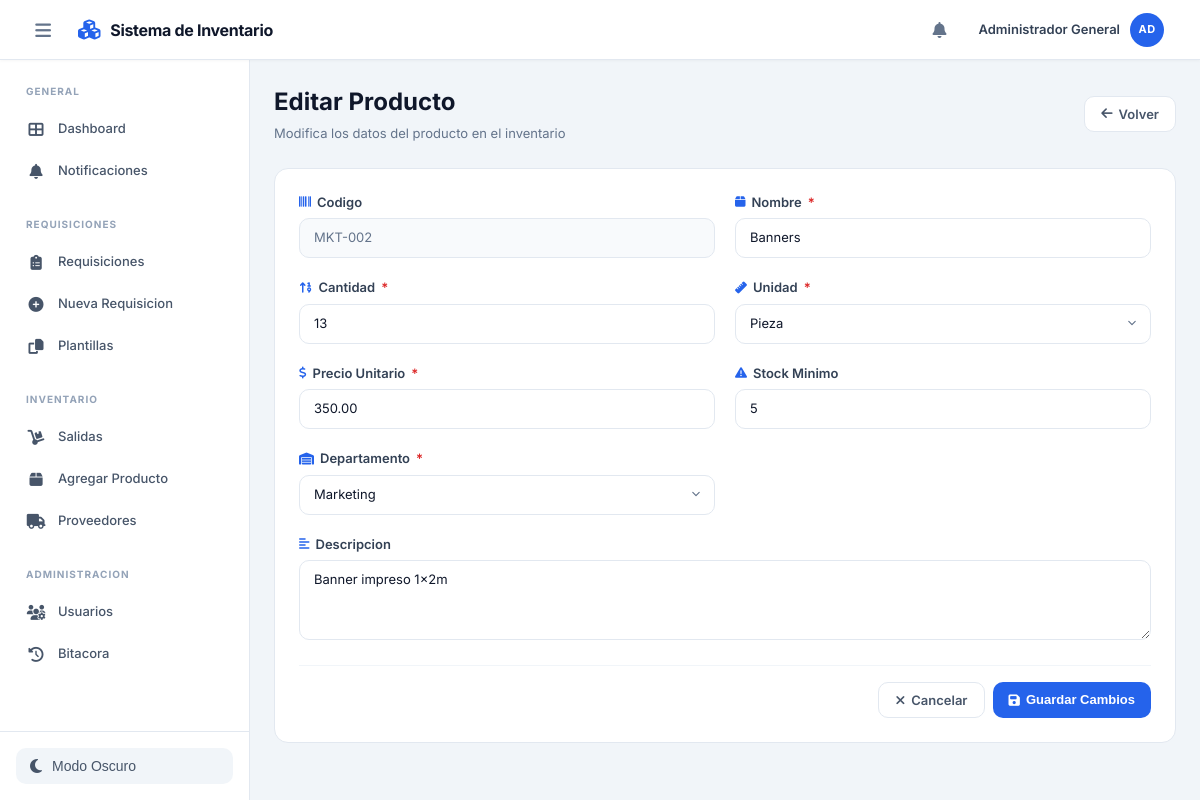
Screenshot of /editar-producto.php?id=30 (signed in) with the database file from the repository.
### tables this page shows
CREATE TABLE inventario (
    id INT PRIMARY KEY AUTO_INCREMENT,
    codigo VARCHAR(50) NOT NULL,
    nombre VARCHAR(200) NOT NULL,
    descripcion TEXT,
    sub_almacen_id INT NOT NULL,
    cantidad INT NOT NULL DEFAULT 0,
    unidad VARCHAR(50) NOT NULL,
    precio_unitario DECIMAL(10,2),
    stock_minimo INT DEFAULT 10,
    activo TINYINT(1) DEFAULT 1,
    created_at TIMESTAMP DEFAULT CURRENT_TIMESTAMP,
    updated_at TIMESTAMP DEFAULT CURRENT_TIMESTAMP ON UPDATE CURRENT_TIMESTAMP,
    UNIQUE KEY unique_codigo_almacen (codigo, sub_almacen_id),
    FOREIGN KEY (sub_almacen_id) REFERENCES sub_almacenes(id)
);

CREATE TABLE sub_almacenes (
    id INT PRIMARY KEY AUTO_INCREMENT,
    nombre VARCHAR(100) NOT NULL,
    descripcion TEXT,
    created_at TIMESTAMP DEFAULT CURRENT_TIMESTAMP
);

### editar-producto.php (called while the page is built, shortened)
<?php
require_once 'config/database.php';
require_once 'models/Producto.php';
require_once 'models/SubAlmacen.php';
$producto_id = $_GET['id'] ?? null;
$productoModel = new Producto();
$producto = $productoModel->obtenerPorId($producto_id);
$subAlmacenModel = new SubAlmacen(getConnection());
$sub_almacenes = $subAlmacenModel->obtenerTodos();
require_once 'views/editar-producto.view.php';

### config/database.php (called while the page is built, shortened)
<?php
function getConnection() {
    if ($GLOBALS['db_connection'] !== null && $GLOBALS['db_connection']->ping()) {
        return $GLOBALS['db_connection'];
    }
    $conn = new mysqli(DB_HOST, DB_USER, DB_PASS, DB_NAME);
    $conn->set_charset("utf8");
    return $conn;
}

### models/Producto.php (called while the page is built, shortened)
<?php
class Producto {
    private $conn;
    public function __construct() {
        $this->conn = getConnection();
    }
    public function obtenerPorId($producto_id) {
        $sql = "SELECT i.*, s.nombre as sub_almacen_nombre
                FROM inventario i
                LEFT JOIN sub_almacenes s ON i.sub_almacen_id = s.id
                WHERE i.id = ?";
        $stmt = $this->conn->prepare($sql);
        $stmt->bind_param("i", $producto_id);
        $stmt->execute();
        $result = $stmt->get_result();
        $producto = $result->fetch_assoc();
        return $producto;
    }
}

### models/SubAlmacen.php (called while the page is built, shortened)
<?php
class SubAlmacen {
    private $conn;
    public function __construct() {
        $this->conn = getConnection();
    }
    public function obtenerTodos() {
        $sql = "SELECT * FROM sub_almacenes ORDER BY nombre";
        $result = $this->conn->query($sql);
        $almacenes = [];
        if ($result->num_rows > 0) {
            while($row = $result->fetch_assoc()) {
                $almacenes[] = $row;
            }
        }
        return $almacenes;
    }
}
?>

### views/editar-producto.view.php (the view, shortened to what this page needs)
<?php require 'includes/header.php'; ?>
<main class="main-content">
    <div style="display: flex; justify-content: space-between; align-items: center; margin-bottom: 1.5rem;">
        <div>
            <h1 style="margin: 0 0 4px 0; font-size: 1.5rem; font-weight: 700; color: var(--gray-900);">Editar Producto</h1>
            <p style="margin: 0; color: var(--text-muted); font-size: 0.8125rem;">Modifica los datos del producto en el inventario</p>
        </div>
        <a href="index.php" class="btn btn-secondary" style="display: inline-flex; align-items: center; gap: 6px;">
            <i class="fas fa-arrow-left"></i> Volver
        </a>
    </div>
    <div class="card">
        <form method="POST" action="">
            <div style="display: grid; grid-template-columns: repeat(auto-fit, minmax(280px, 1fr)); gap: 1.25rem; margin-bottom: 1.25rem;">
                <div>
                    <label style="display: flex; align-items: center; gap: 6px; color: var(--gray-700); font-weight: 600; margin-bottom: 6px; font-size: 0.8125rem;">
                        <i class="fas fa-barcode" style="color: var(--primary); font-size: 0.75rem;"></i> Codigo
                    </label>
                    <input type="text" value="<?php echo htmlspecialchars($producto['codigo']); ?>" readonly class="form-input" style="background: var(--gray-50); cursor: not-allowed; color: var(--text-muted);">
                </div>
                <div>
                    <label style="display: flex; align-items: center; gap: 6px; color: var(--gray-700); font-weight: 600; margin-bottom: 6px; font-size: 0.8125rem;">
                        <i class="fas fa-box" style="color: var(--primary); font-size: 0.75rem;"></i> Nombre <span style="color: var(--danger);">*</span>
                    </label>
                    <input type="text" name="nombre" value="<?php echo htmlspecialchars($producto['nombre']); ?>" required class="form-input">
                </div>
                <div>
                    <label style="display: flex; align-items: center; gap: 6px; color: var(--gray-700); font-weight: 600; margin-bottom: 6px; font-size: 0.8125rem;">
                        <i class="fas fa-sort-numeric-up" style="color: var(--primary); font-size: 0.75rem;"></i> Cantidad <span style="color: var(--danger);">*</span>
                    </label>
                    <input type="number" name="cantidad" value="<?php echo intval($producto['cantidad']); ?>" min="0" step="1" required class="form-input">
                </div>
                <div>
                    <label style="display: flex; align-items: center; gap: 6px; color: var(--gray-700); font-weight: 600; margin-bottom: 6px; font-size: 0.8125rem;">
                        <i class="fas fa-ruler" style="color: var(--primary); font-size: 0.75rem;"></i> Unidad <span style="color: var(--danger);">*</span>
                    </label>
                    <select name="unidad" required class="form-input">
                        <?php
                        $unidades = ['pieza','unidad','caja','paquete','bolsa','rollo','metro','litro','galon','kilogramo','gramo','juego','par','docena','millar','tonelada','cubeta','bote','lata','botella','garrafon','servicio'];
                        foreach ($unidades as $u): ?>
                            <option value="<?php echo $u; ?>" <?php echo ($producto['unidad'] == $u) ? 'selected' : ''; ?>><?php echo ucfirst($u); ?></option>
                        <?php endforeach; ?>
                    </select>
                </div>
                <div>
                    <label style="display: flex; align-items: center; gap: 6px; color: var(--gray-700); font-weight: 600; margin-bottom: 6px; font-size: 0.8125rem;">
                        <i class="fas fa-dollar-sign" style="color: var(--primary); font-size: 0.75rem;"></i> Precio Unitario <span style="color: var(--danger);">*</span>
                    </label>
                    <input type="number" name="precio_unitario" value="<?php echo $producto['precio_unitario']; ?>" step="0.01" min="0" required class="form-input">
                </div>
                <div>
                    <label style="display: flex; align-items: center; gap: 6px; color: var(--gray-700); font-weight: 600; margin-bottom: 6px; font-size: 0.8125rem;">
                        <i class="fas fa-exclamation-triangle" style="color: var(--primary); font-size: 0.75rem;"></i> Stock Minimo
                    </label>
                    <input type="number" name="stock_minimo" value="<?php echo $producto['stock_minimo']; ?>" min="0" step="1" class="form-input">
                </div>
                <div>
                    <label style="display: flex; align-items: center; gap: 6px; color: var(--gray-700); font-weight: 600; margin-bottom: 6px; font-size: 0.8125rem;">
                        <i class="fas fa-warehouse" style="color: var(--primary); font-size: 0.75rem;"></i> Departamento <span style="color: var(--danger);">*</span>
                    </label>
                    <select name="sub_almacen_id" required class="form-input">
                        <?php foreach ($sub_almacenes as $almacen): ?>
                            <option value="<?php echo $almacen['id']; ?>" <?php echo ($producto['sub_almacen_id'] == $almacen['id']) ? 'selected' : ''; ?>>
                                <?php echo htmlspecialchars($almacen['nombre']); ?>
                            </option>
                        <?php endforeach; ?>
                    </select>
                </div>
            </div>
            <div style="margin-bottom: 1.25rem;">
                <label style="display: flex; align-items: center; gap: 6px; color: var(--gray-700); font-weight: 600; margin-bottom: 6px; font-size: 0.8125rem;">
                    <i class="fas fa-align-left" style="color: var(--primary); font-size: 0.75rem;"></i> Descripcion
                </label>
                <textarea name="descripcion" rows="3" placeholder="Descripcion del producto (opcional)" class="form-input" style="resize: vertical;"><?php echo htmlspecialchars($producto['descripcion']); ?></textarea>
            </div>
            <div style="display: flex; gap: 8px; justify-content: flex-end; padding-top: 1rem; border-top: 1px solid var(--gray-100);">
                <a href="index.php" class="btn btn-secondary">
                    <i class="fas fa-times"></i> Cancelar
                </a>
                <button type="submit" class="btn btn-primary">
                    <i class="fas fa-save"></i> Guardar Cambios
                </button>
            </div>
        </form>
    </div>
</main>
<?php require 'includes/footer.php'; ?>

### styles.css (style rules this page uses)
* { margin: 0; padding: 0; box-sizing: border-box; }
:root { --primary: #2563eb; --primary-hover: #1d4ed8; --primary-light: #eff6ff; --primary-50: #eff6ff; --primary-100: #dbeafe; --primary-200: #bfdbfe; --primary-600: #2563eb; --primary-700: #1d4ed8; --success: #059669; --success-light: #ecfdf5; --success-dark: #047857; --warning: #d97706; --warning-light: #fffbeb; --danger: #dc2626; --danger-light: #fef2f2; --info: #0891b2; --info-light: #ecfeff; --white: #ffffff; --gray-50: #f8fafc; --gray-100: #f1f5f9; --gray-200: #e2e8f0; --gray-300: #cbd5e1; --gray-400: #94a3b8; --gray-500: #64748b; --gray-600: #475569; --gray-700: #334155; --gray-800: #1e293b; --gray-900: #0f172a; --text-primary: #0f172a; --text-secondary: #475569; --text-muted: #64748b; --text-light: #94a3b8; --background: #f1f5f9; --card-bg: #ffffff; --border-color: #e2e8f0; --radius-sm: 8px; --radius-md: 10px; --radius-lg: 14px; --radius-xl: 20px; --radius-full: 9999px; --shadow-xs: 0 1px 2px rgba(0, 0, 0, 0.04); --shadow-sm: 0 1px 3px rgba(0, 0, 0, 0.06), 0 1px 2px rgba(0, 0, 0, 0.04); --shadow-md: 0 4px 6px -1px rgba(0, 0, 0, 0.07), 0 2px 4px -2px rgba(0, 0, 0, 0.04); --shadow-lg: 0 10px 25px -5px rgba(0, 0, 0, 0.08), 0 8px 10px -6px rgba(0, 0, 0, 0.03); --shadow-card: 0 1px 3px rgba(0,0,0,0.04), 0 1px 2px rgba(0,0,0,0.06); --shadow-card-hover: 0 10px 30px -5px rgba(37, 99, 235, 0.15), 0 4px 6px -4px rgba(0,0,0,0.05); --transition: all 0.2s ease; --transition-fast: all 0.15s ease; }
body { font-family: "Inter", -apple-system, BlinkMacSystemFont, "Segoe UI", Roboto, sans-serif; background: var(--background); color: var(--text-primary); line-height: 1.5; font-size: 14px; min-height: 100vh; -webkit-font-smoothing: antialiased; }
.main-content { flex: 1; padding: 1.5rem; overflow-y: auto; background: var(--background); }
.btn { display: inline-flex; align-items: center; gap: 0.375rem; padding: 0.5rem 1rem; border: none; border-radius: var(--radius-md); font-size: 0.8125rem; font-weight: 600; cursor: pointer; transition: var(--transition-fast); text-decoration: none; white-space: nowrap; line-height: 1.4; }
.btn-primary { background: var(--primary); color: var(--white); }
.btn-secondary { background: var(--white); color: var(--gray-600); border: 1px solid var(--gray-200); }
.form-container, .card { background: var(--white); border: 1px solid var(--border-color); border-radius: var(--radius-lg); margin-bottom: 1.25rem; }
.form-group input, .form-group select, .form-group textarea, .form-control, .form-input { width: 100%; padding: 0.5625rem 0.875rem; border: 1px solid var(--gray-200); border-radius: var(--radius-md); font-size: 0.8125rem; font-family: inherit; transition: var(--transition); background: var(--white); color: var(--text-primary); line-height: 1.5; height: auto; min-height: 40px; }
select.form-input { appearance: none; -webkit-appearance: none; background-position: right 0.625rem center; background-repeat: no-repeat; background-size: 1.25em 1.25em; padding-right: 2.25rem; }
textarea.form-input { min-height: 80px; resize: vertical; }
.form-input::placeholder { color: var(--gray-400); }
.card > form { padding: 1.5rem; }

### rows the page displays
inventario: codigo "MKT-002", nombre "Banners", cantidad "13", unidad "Pieza", precio_unitario "350.00", stock_minimo "5", sub_almacen_id "Marketing", descripcion "Banner impreso 1x2m"

### other values shown
$_SESSION['user_nombre'] "Administrador General"
substr($_SESSION['user_nombre'] ?? 'U', 0, 2) "AD"
